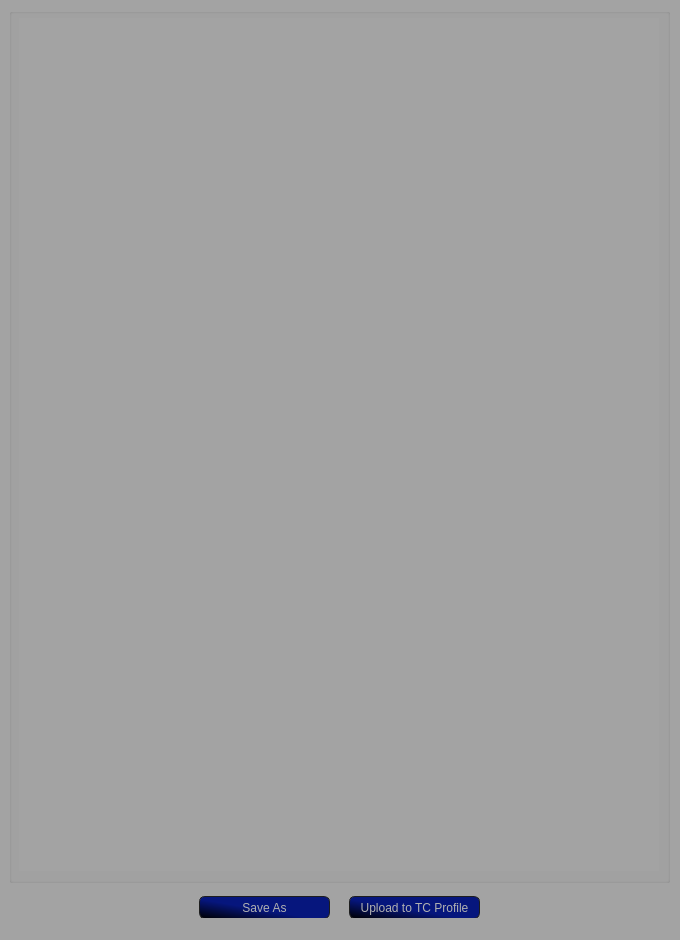
<?xml version="1.0" encoding="UTF-8"?>
<ui version="4.0">
 <class>ConfigWindow</class>
 <widget class="QMainWindow" name="ConfigWindow">
  <property name="enabled">
   <bool>true</bool>
  </property>
  <property name="geometry">
   <rect>
    <x>0</x>
    <y>0</y>
    <width>680</width>
    <height>940</height>
   </rect>
  </property>
  <property name="minimumSize">
   <size>
    <width>680</width>
    <height>940</height>
   </size>
  </property>
  <property name="maximumSize">
   <size>
    <width>680</width>
    <height>940</height>
   </size>
  </property>
  <property name="contextMenuPolicy">
   <enum>Qt::NoContextMenu</enum>
  </property>
  <property name="windowTitle">
   <string>TTT3 Uniform Output</string>
  </property>
  <property name="windowIcon">
   <iconset>
    <normaloff>:/icons/ttt3.png</normaloff>:/icons/ttt3.png</iconset>
  </property>
  <property name="styleSheet">
   <string notr="true">background-color: rgb(163, 163, 163);
</string>
  </property>
  <widget class="QWidget" name="centralwidget">
   <widget class="QPushButton" name="btn_saveAs">
    <property name="enabled">
     <bool>true</bool>
    </property>
    <property name="geometry">
     <rect>
      <x>199</x>
      <y>896</y>
      <width>131</width>
      <height>23</height>
     </rect>
    </property>
    <property name="styleSheet">
     <string notr="true">QPushButton
{
    color: #b1b1b1;
    background-color: qlineargradient(spread:pad, x1:0, y1:1, x2:1, y2:0, stop:0 rgba(0, 0, 0, 255), stop:0.4375 rgba(6, 22, 125, 255));
    border-width: 1px;
    border-color: #1e1e1e;
    border-style: solid;
    border-radius: 6;
    padding: 3px;
    font-size: 12px;
    padding-left: 5px;
    padding-right: 5px;
}

QPushButton:pressed
{
    background-color: qlineargradient(spread:pad, x1:1, y1:0, x2:0, y2:1, stop:0 rgba(0, 0, 0, 255), stop:0.4375 rgba(6, 22, 125, 255));
}

QPushButton:hover
{
    border: 2px solid rgb(208, 208, 208);
}

QPushButton:!enabled
{
     color: gray;
	background-color: darkgray;
}</string>
    </property>
    <property name="text">
     <string>Save As</string>
    </property>
   </widget>
   <widget class="QPushButton" name="btn_upload">
    <property name="enabled">
     <bool>true</bool>
    </property>
    <property name="geometry">
     <rect>
      <x>349</x>
      <y>896</y>
      <width>131</width>
      <height>23</height>
     </rect>
    </property>
    <property name="styleSheet">
     <string notr="true">QPushButton
{
    color: #b1b1b1;
    background-color: qlineargradient(spread:pad, x1:0, y1:1, x2:1, y2:0, stop:0 rgba(0, 0, 0, 255), stop:0.4375 rgba(6, 22, 125, 255));
    border-width: 1px;
    border-color: #1e1e1e;
    border-style: solid;
    border-radius: 6;
    padding: 3px;
    font-size: 12px;
    padding-left: 5px;
    padding-right: 5px;
}

QPushButton:pressed
{
    background-color: qlineargradient(spread:pad, x1:1, y1:0, x2:0, y2:1, stop:0 rgba(0, 0, 0, 255), stop:0.4375 rgba(6, 22, 125, 255));
}

QPushButton:hover
{
    border: 2px solid rgb(208, 208, 208);
}

QPushButton:!enabled
{
     color: gray;
	background-color: darkgray;
}</string>
    </property>
    <property name="text">
     <string>Upload to TC Profile</string>
    </property>
   </widget>
   <widget class="QGroupBox" name="groupBox">
    <property name="enabled">
     <bool>true</bool>
    </property>
    <property name="geometry">
     <rect>
      <x>9</x>
      <y>8</y>
      <width>661</width>
      <height>875</height>
     </rect>
    </property>
    <property name="font">
     <font>
      <family>Arial</family>
      <pointsize>9</pointsize>
      <weight>50</weight>
      <bold>false</bold>
      <underline>false</underline>
     </font>
    </property>
    <property name="title">
     <string/>
    </property>
    <widget class="QLabel" name="lbl_output">
     <property name="geometry">
      <rect>
       <x>10</x>
       <y>10</y>
       <width>640</width>
       <height>853</height>
      </rect>
     </property>
     <property name="minimumSize">
      <size>
       <width>640</width>
       <height>853</height>
      </size>
     </property>
     <property name="maximumSize">
      <size>
       <width>640</width>
       <height>853</height>
      </size>
     </property>
     <property name="text">
      <string/>
     </property>
    </widget>
   </widget>
  </widget>
  <widget class="QStatusBar" name="statusbar"/>
 </widget>
 <resources/>
 <connections/>
</ui>
